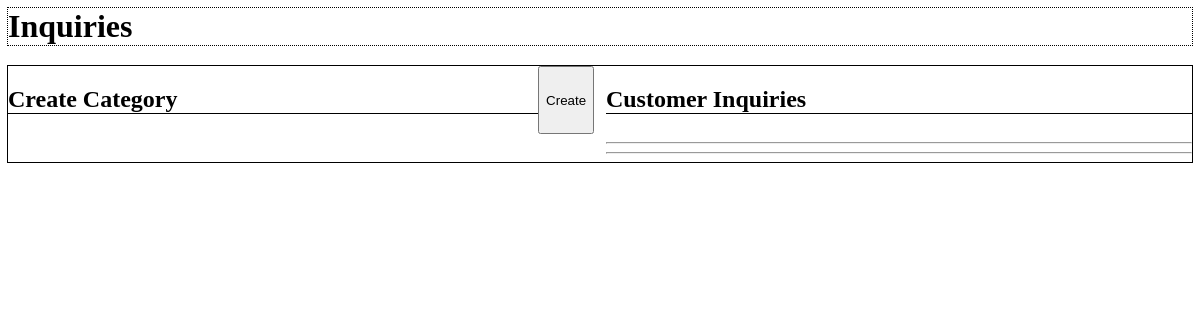
The app's page /public/pages/staff/inquries_staff_view.php, older data.
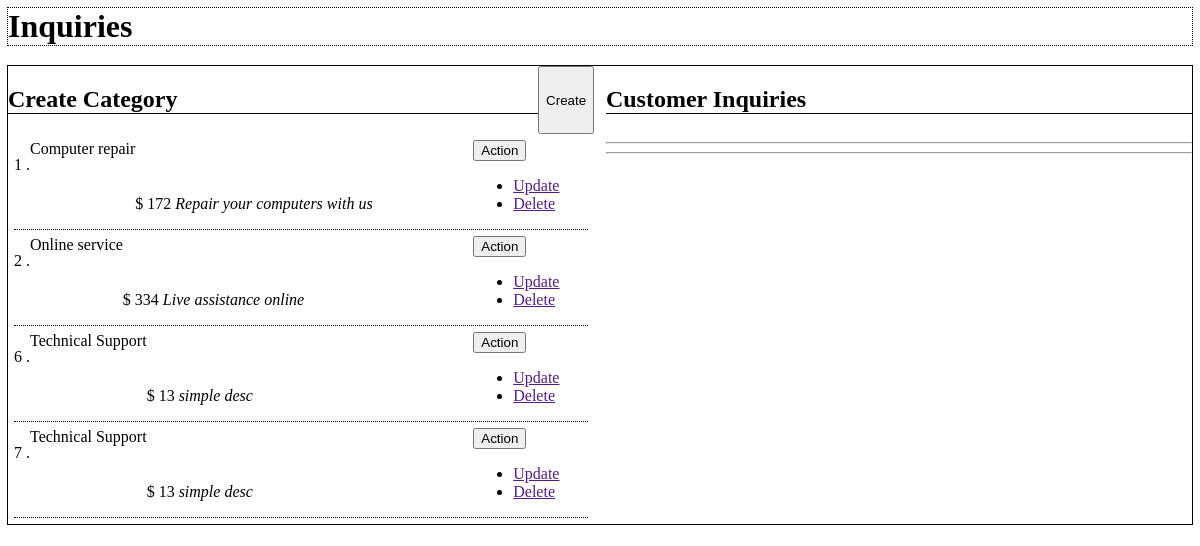
The same page, newer data.
### tables this page shows
CREATE TABLE "InquryLists" (
	"id"	INTEGER NOT NULL UNIQUE,
	"ename"	TEXT NOT NULL,
	"desc"	TEXT,
	"price"	TEXT NOT NULL,
	"by"	INTEGER NOT NULL,
	"created_at"	TEXT NOT NULL,
	"updated_at"	TEXT NOT NULL,
	PRIMARY KEY("id" AUTOINCREMENT),
	FOREIGN KEY("by") REFERENCES "users"("id") ON DELETE CASCADE ON UPDATE CASCADE
);

### app/controllers/InquiryLists.php (called while the page is built, shortened)
<?php
class InquiryLists
{
    public static function index()
    {
        $model = new InquiryLists_model ;
        return $model->getAll();
    }
}

### app/models/InquiryLists_model.php (called while the page is built)
<?php
class InquiryLists_model extends Database
{
    protected function getTableName(): string {
        return 'InquryLists';
    }
}

### app/Database.php (called while the page is built, shortened)
<?php
abstract class Database
{
    protected $pdo;
    public function __construct()
    {
        $pdo = new PDO('sqlite:database/database.sqlite');
        $this->pdo = $pdo;
    }
    public  function getAll()
    {
        $sql = "SELECT * FROM {$this->getTableName()}";
        try {
            $stmt = $this->pdo->query($sql);
            $result = $stmt->fetchAll(PDO::FETCH_ASSOC);
            if ($result) {
                return ['status' => 'success', 'data' => $result];
            } else {
                return ['status' => 'fail', 'message' => 'Unable to get data'];
            }
        } catch (PDOException $e) {
           return ['status' => 'error', 'message' => 'Query failed: ' . $e->getMessage()] ;
        }
    }
}

### public/pages/staff/inquries_staff_view.php (the view, shortened to what this page needs)
<h1 class="container p-5 " style="outline: 1px dotted;">Inquiries</h1>
<div class="container p-2" style="outline: 1px solid;">
    <div>
        <div style="display: flex;">
            <h2 style="flex-grow: 2; border-bottom:1px solid;">Create Category</h2> <button id="openDialogButton" class="btn btn-primary">Create</button>
        </div>
        <?php
        $InqList = InquiryLists::index();
        foreach ($InqList['data'] as $key => $value) {
            echo <<<HTML
                <div class="ING">
                            <div style="display: flex;   ">
                                <p>{$value['id']} .</p> {$value['ename']}<p></p>
                                <p class="blockquote-footer" style='align-self: end; '>$ {$value['price']} <cite title="Source Title"> {$value['desc']}</cite></p>
                            </div>
                            <div class="btn-group" role="group">
                                <button id="btnGroupDrop1" type="button" class="btn btn-warning dropdown-toggle btn-sm rounded-0 p-1" data-bs-toggle="dropdown" aria-expanded="false">
                                    Action
                                </button>
                                <ul class="dropdown-menu" aria-labelledby="btnGroupDrop1">
                                    <li><a class="dropdown-item delete_data" href="">Update</a></li>
                                    <li><a class="dropdown-item delete_data" href="">Delete</a></li>
                                </ul>
                            </div>
                        </div>
            HTML;
        }
        ?>
    </div>
    <div>
        <div style="display: flex;">
            <h2 style="flex-grow: 2; border-bottom:1px solid;">Customer Inquiries </h2>
        </div>
        <div class="accordion" id="accordionExample">
<hr>
<hr>
</div>
    </div>
</div>

Row changes from the older to the newer data that the page shows:
added inqurylists: id "1", ename "Computer repair", price "172", desc "Repair your computers with us"
added inqurylists: id "2", ename "Online service", price "334", desc "Live assistance online"
added inqurylists: id "6", ename "Technical Support", price "13", desc "simple desc"
added inqurylists: id "7", ename "Technical Support", price "13", desc "simple desc"
